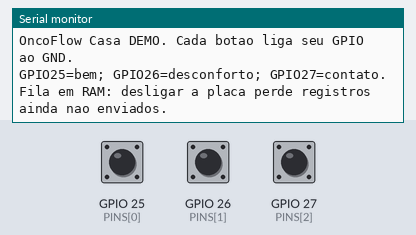
A sketch run on a simulated ESP32. Shown: the last lines printed to the serial monitor. The test bench sets the inputs (shaded band); at power-on: GPIO 25 (PINS[0]) HIGH, GPIO 26 (PINS[1]) HIGH, GPIO 27 (PINS[2]) HIGH. WiFi joins after 1.5 s; servers stay silent unless stated; uploads are accepted with an empty reply; random numbers use the default seed unless the sketch sets one.

Above: at 1.2 s.
1.3 s: GPIO 25 (PINS[0]) pulled LOW for 0.15 s
At 3.8 s:
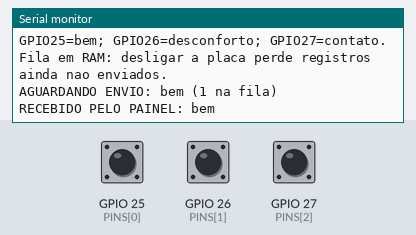
4.2 s: GPIO 26 (PINS[1]) pulled LOW for 0.15 s
At 5.9 s:
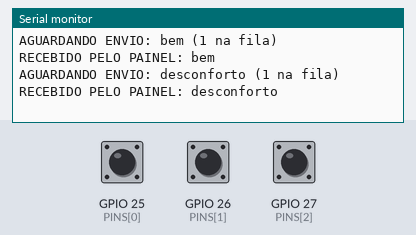
6.7 s: GPIO 27 (PINS[2]) pulled LOW for 0.15 s
At 8.9 s:
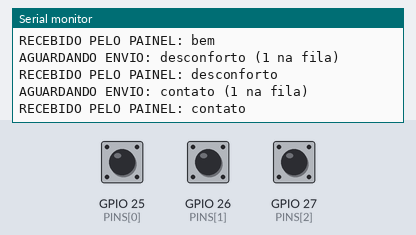

The sketch:

oncoflow_casa.ino
```cpp
// Prova de conceito: ESP32 classico + 3 botoes. Somente dados ficticios.
// Referencia de pinagem: ESP32-DevKitC V4. Confira sua placa antes de ligar.
#include <WiFi.h>
#include <HTTPClient.h>
#include <esp_system.h>

const char* WIFI_SSID = "SEU_WIFI_2G4";
const char* WIFI_PASSWORD = "SUA_SENHA";
const char* SERVER_URL = "http://192.168.1.100:8765/api/events";
const char* DEVICE_ID = "CASA-001";
const uint8_t PINS[] = {25, 26, 27};
const char* VALUES[] = {"bem", "desconforto", "contato"};
const size_t QUEUE_SIZE = 16;
struct Event { String id; uint8_t value; };
Event queueEvents[QUEUE_SIZE];
size_t head = 0, count = 0;
int rawState[] = {HIGH, HIGH, HIGH};
int stableState[] = {HIGH, HIGH, HIGH};
unsigned long changedAt[] = {0, 0, 0};
unsigned long lastSend = 0, lastReconnect = 0;
String bootId;
uint32_t sequence = 0;

void enqueue(uint8_t value) {
  if (count >= QUEUE_SIZE) {
    Serial.println("FILA CHEIA: toque nao registrado. Reconecte e tente novamente.");
    return;
  }
  size_t index = (head + count) % QUEUE_SIZE;
  queueEvents[index] = {bootId + "-" + String(++sequence), value};
  count++;
  Serial.printf("AGUARDANDO ENVIO: %s (%u na fila)\n", VALUES[value], (unsigned)count);
}

void sendNext() {
  if (!count || WiFi.status() != WL_CONNECTED) return;
  Event &event = queueEvents[head];
  WiFiClient client;
  HTTPClient http;
  http.setConnectTimeout(1500);
  http.setTimeout(1500);
  if (!http.begin(client, SERVER_URL)) return;
  http.addHeader("Content-Type", "application/json");
  String body = "{\"event_id\":\"" + event.id + "\",\"device_id\":\"" + DEVICE_ID +
      "\",\"value\":\"" + VALUES[event.value] + "\",\"source\":\"esp32\"}";
  int status = http.POST(body);
  if (status == 200 || status == 201) {
    Serial.printf("RECEBIDO PELO PAINEL: %s\n", VALUES[event.value]);
    head = (head + 1) % QUEUE_SIZE;
    count--;
  } else {
    Serial.printf("ENVIO PENDENTE: HTTP %d. Nova tentativa automatica.\n", status);
  }
  http.end();
}

void setup() {
  Serial.begin(115200);
  for (uint8_t pin : PINS) pinMode(pin, INPUT_PULLUP);
  // Random boot identifier keeps retransmissions idempotent and reboot IDs distinct.
  char randomId[33];
  snprintf(randomId, sizeof(randomId), "%08lx%08lx%08lx%08lx",
      (unsigned long)esp_random(), (unsigned long)esp_random(),
      (unsigned long)esp_random(), (unsigned long)esp_random());
  bootId = String(DEVICE_ID) + "-" + randomId;
  WiFi.mode(WIFI_STA);
  WiFi.setAutoReconnect(true);
  WiFi.begin(WIFI_SSID, WIFI_PASSWORD);
  Serial.println("OncoFlow Casa DEMO. Cada botao liga seu GPIO ao GND.");
  Serial.println("GPIO25=bem; GPIO26=desconforto; GPIO27=contato.");
  Serial.println("Fila em RAM: desligar a placa perde registros ainda nao enviados.");
}

void loop() {
  unsigned long current = millis();
  for (uint8_t i = 0; i < 3; i++) {
    int read = digitalRead(PINS[i]);
    if (read != rawState[i]) { rawState[i] = read; changedAt[i] = current; }
    if (current - changedAt[i] >= 45 && stableState[i] != read) {
      stableState[i] = read;
      if (read == LOW) enqueue(i);
    }
  }
  if (WiFi.status() != WL_CONNECTED && current - lastReconnect >= 10000) {
    lastReconnect = current;
    WiFi.reconnect();
  }
  if (current - lastSend >= 2500) { lastSend = current; sendNext(); }
  delay(5);
}
```

Measured:
- after the input at 1.3 s, the serial monitor: prints a new line after 0.05 s (image 1)
- after the input at 4.2 s, the serial monitor: prints a new line after 0.05 s (image 2)
- after the input at 6.7 s, the serial monitor: prints a new line after 0.05 s (image 3)
